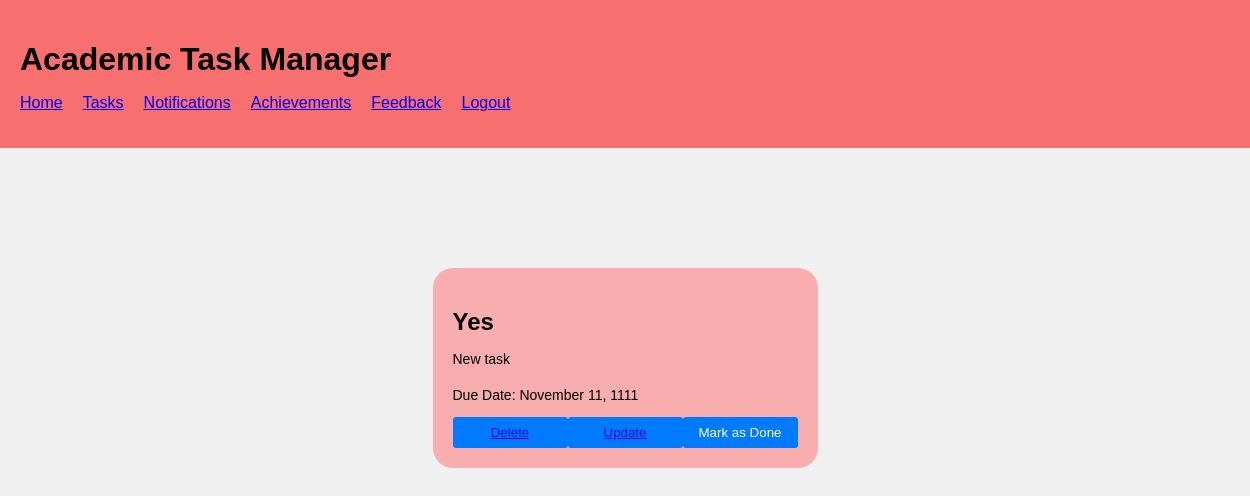
The app's page /task_information/9 (signed in) with its own data.
### app.py (models this page shows, shortened)
class Todo(db.Model):
    id = db.Column(db.Integer, primary_key=True)
    task_name = db.Column(db.String(50), nullable=False)
    content = db.Column(db.String(200), nullable=False)
    date_created = db.Column(db.DateTime, default=datetime.utcnow)
    user_id = db.Column(db.Integer, nullable=False)

### app.py (the view)
@app.route('/task_information/<int:id>', methods=['GET', 'POST'])
@login_required
def task_information(id):
    if request.method == 'POST':
        task = Todo.query.get_or_404(id)
        task.task_name = request.form['task-name']
        task.content = request.form['task-description']
        task.date_created = datetime.strptime(request.form['due-date'], "%Y-%m-%d")
        db.session.commit()
        flash('Task modified!')
        return redirect('/tasks')
    else:
        task = Todo.query.get_or_404(id)
    return render_template('TaskInformation.html', task=task)

### app.py (called while the page is built)
@login_manager.user_loader
def load_user(user_id):
    return User.query.get(int(user_id))

### templates/TaskInformation.html (shortened to what this page needs)
{% extends 'base.html' %}
{% block body %}
<section class="add-update-section">
    <div class="Update-main-content">
        <div class="task-details">
            <h2>{{ task.task_name }}</h2>
            <div class="task-description">
                <p>{{ task.content }}</p>
            </div>
            <p>Due Date: {{ task.date_created.strftime('%B %d, %Y') }}</p>
            <div class="task-actions">
                <button class="delete-task"><a href="/delete/{{ task.id }}">Delete</a></button>
                <button class="update-task"> <a href="/update/{{ task.id }}">Update</a></button>
                <button class="mark-done">Mark as Done</button>
            </div>
        </div>
    </div>
</section>
{% endblock %}

### static/css/main.css (style rules this page uses)
body { font-family: sans-serif; }
body { font-family: Arial, sans-serif; margin: 0; padding: 0; height: 100vh; background-color: #f0f0f0; display: flex; justify-content: center; align-items: center; }
button { display: block; width: 100%; padding: 10px; background-color: #007bff; color: #fff; border: none; border-radius: 3px; cursor: pointer; transition: background-color 0.3s ease; }
p { margin-top: 15px; font-size: 14px; }
body { font-family: Arial, sans-serif; margin: 0; padding: 0; }
button { padding: 10px 20px; background-color: #007bff; color: #fff; border: none; border-radius: 3px; cursor: pointer; transition: background-color 0.3s ease; }
.task-actions { display: flex; align-items: center; }
.mark-done { padding: 8px 16px; background-color: #007bff; color: #fff; border: none; border-radius: 3px; cursor: pointer; transition: background-color 0.3s ease; }
.Update-main-content { display: block; justify-content: center; align-items: center; height: 100vh; }
.add-update-section { padding: 8%; margin-left: 25%; margin-right: 25%; }
.task-details { background-color: #f8aeae; padding: 20px; border-radius: 20px; display: block; margin: 20px; }
.task-details h2 { font-size: 24px; margin-bottom: 10px; }
.task-description p { margin-bottom: 20px; }
.task-actions { display: flex; justify-content: space-between; align-items: center; }
.task-actions button { padding: 8px 16px; border: none; border-radius: 3px; cursor: pointer; transition: background-color 0.3s ease; }

### records on screen
Todo: task_name "Yes", content "New task", date_created "November 11, 1111"
